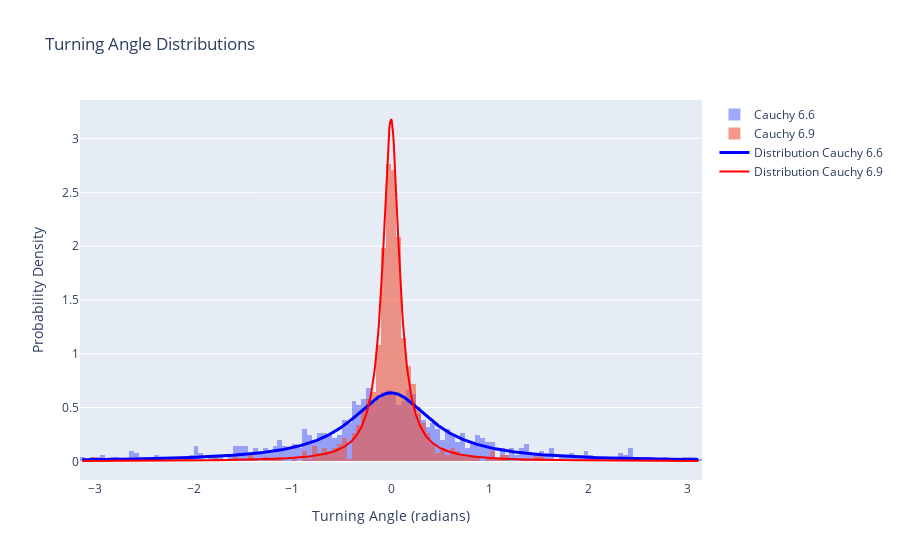

Write notebook code for a chart like this one.
### Markdown cell above
- $\mathbf{ab} = \mathbf{b} - \mathbf{a}$
- $\mathbf{bc} = \mathbf{c} - \mathbf{b}$
- $\mathbf{ab} \cdot \mathbf{bc}$ is the dot product
- $\|\mathbf{ab}\|$ and $\|\mathbf{bc}\|$ are the magnitudes of the vectors
- $\mathbf{ab} \times \mathbf{bc}$ is the cross product, with its z-component determining the orientation

### Code cell
def calculate_turning_angles(coords):
    return np.array([turning_angle(coords[i - 1], coords[i], coords[i + 1]) for i in range(1, len(coords) - 1)])

def plot_combined_turning_angle_distribution(angles_traj1, angles_traj2):
    fig = go.Figure()

    fig.add_trace(go.Histogram(x=angles_traj1, histnorm='probability density', nbinsx=200, name='Cauchy 6.6', opacity=0.6))
    fig.add_trace(go.Histogram(x=angles_traj2, histnorm='probability density', nbinsx=200, name='Cauchy 6.9', opacity=0.6))


    x_vals = np.linspace(min(angles_traj1.min(), angles_traj2.min()), max(angles_traj1.max(), angles_traj2.max()), 1000)
    fig.add_trace(go.Scatter(x=x_vals, y=cauchy.pdf(x_vals, scale=0.5), mode='lines', name='Distribution Cauchy 6.6', line=dict(color='blue', width=3)))
    fig.add_trace(go.Scatter(x=x_vals, y=cauchy.pdf(x_vals, scale=0.1), mode='lines', name='Distribution Cauchy 6.9', line=dict(color='red', width=2)))

    fig.update_layout(title="Turning Angle Distributions", xaxis_title="Turning Angle (radians)", yaxis_title="Probability Density", barmode='overlay', showlegend=True)
    fig.show()


angles_traj1, angles_traj2 = calculate_turning_angles(CRW6_dataf_read), calculate_turning_angles(CRW9_dataf_read)
plot_combined_turning_angle_distribution(angles_traj1, angles_traj2)

### Figure 1 — Plotly figure (JSON) as saved in the notebook; plotly's stock layout.template omitted (floating-point values rounded to 4 significant figures; data arrays with more than 128 entries replaced by an {"elided": "..."} marker saying what was removed)
{"data": [{"histnorm": "probability density", "name": "Cauchy 6.6", "nbinsx": 200, "opacity": 0.6, "type": "histogram", "x": {"elided": "998 float values"}}, {"histnorm": "probability density", "name": "Cauchy 6.9", "nbinsx": 200, "opacity": 0.6, "type": "histogram", "x": {"elided": "998 float values"}}, {"line": {"color": "blue", "width": 3}, "mode": "lines", "name": "Distribution Cauchy 6.6", "type": "scatter", "x": {"elided": "1000 float values"}, "y": {"elided": "1000 float values"}}, {"line": {"color": "red", "width": 2}, "mode": "lines", "name": "Distribution Cauchy 6.9", "type": "scatter", "x": {"elided": "1000 float values"}, "y": {"elided": "1000 float values"}}], "layout": {"autosize": true, "barmode": "overlay", "showlegend": true, "title": {"text": "Turning Angle Distributions"}, "xaxis": {"autorange": true, "range": [-3.15, 3.15], "title": {"text": "Turning Angle (radians)"}, "type": "linear"}, "yaxis": {"autorange": true, "range": [-0.1733, 3.358], "title": {"text": "Probability Density"}, "type": "linear"}}}
